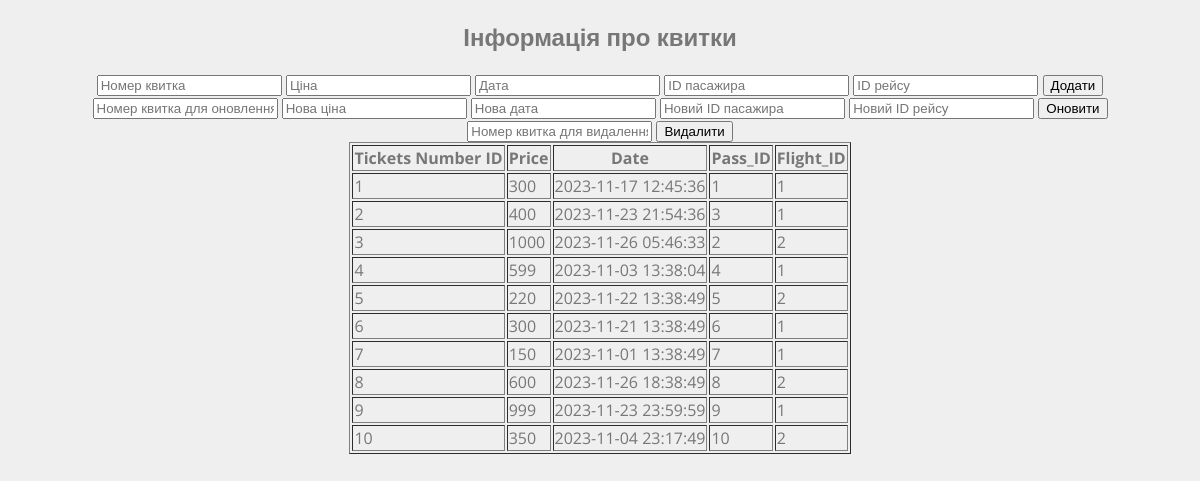
/tickets.php, run on the app's committed database.
### tables this page shows
CREATE TABLE `tickets` (
  `number` bigint(20) UNSIGNED NOT NULL,
  `price` bigint(200) NOT NULL,
  `date` datetime NOT NULL,
  `pass_id` bigint(20) UNSIGNED NOT NULL,
  `flight_id` bigint(20) UNSIGNED NOT NULL
);

### tickets.php (the view, shortened to what this page needs)
<!DOCTYPE html>
<html>
<head>
	<link href="css/style.css" media="screen" rel="stylesheet">
</head>
<body>
    <center>
        <h2>Інформація про квитки</h2>
        <form method="POST">
            <input type="text" name="number" placeholder="Номер квитка" required>
            <input type="text" name="price" placeholder="Ціна" required>
            <input type="text" name="date" placeholder="Дата" required>
            <input type="text" name="pass_id" placeholder="ID пасажира" required>
            <input type="text" name="flight_id" placeholder="ID рейсу" required>
            <input type="submit" name="insert" value="Додати">
        </form>
        <form method="POST">
            <input type="text" name="number" placeholder="Номер квитка для оновлення" required>
            <input type="text" name="price" placeholder="Нова ціна" required>
            <input type="text" name="date" placeholder="Нова дата" required>
            <input type="text" name="pass_id" placeholder="Новий ID пасажира" required>
            <input type="text" name="flight_id" placeholder="Новий ID рейсу" required>
            <input type="submit" name="update" value="Оновити">
        </form>
        <form method="POST">
            <input type="text" name="number" placeholder="Номер квитка для видалення" required>
            <input type="submit" name="delete" value="Видалити">
        </form>
        <?php
        require_once 'connection.php';
        try {
            $dsn = "mysql:host=$db_hostname;dbname=$db_database;charset=utf8mb4";
            $pdo = new PDO($dsn, $db_username, $db_password);
            $pdo->setAttribute(PDO::ATTR_ERRMODE, PDO::ERRMODE_EXCEPTION);
            $query = "SELECT * FROM tickets";
            $statement = $pdo->query($query);
            echo "<table border='1'>";
            echo "<tr><th>Tickets Number ID</th><th>Price</th><th>Date</th><th>Pass_ID</th><th>Flight_ID</th></tr>";
            while ($row = $statement->fetch(PDO::FETCH_ASSOC)) {
                echo "<tr>";
                echo "<td>".$row["number"]."</td><td>".$row["price"]."</td><td>".$row["date"]."</td><td>".$row["pass_id"]."</td><td>".$row["flight_id"]."</td>";
                echo "</tr>";
            }
            echo "</table>";
        } catch (PDOException $e) {
            die("Помилка: " . $e->getMessage());
        }
        ?>
    </center>
</body>
</html>

### css/style.css (style rules this page uses)
body { background: #efefef; font-family: 'Open Sans', sans-serif; color: #777; }

### data on the page
tickets: number "1", price "300", date "2023-11-17 12:45:36", pass "1", flight "1"
tickets: number "2", price "400", date "2023-11-23 21:54:36", pass "3", flight "1"
tickets: number "3", price "1000", date "2023-11-26 05:46:33", pass "2", flight "2"
tickets: number "4", price "599", date "2023-11-03 13:38:04", pass "4", flight "1"
tickets: number "5", price "220", date "2023-11-22 13:38:49", pass "5", flight "2"
tickets: number "6", price "300", date "2023-11-21 13:38:49", pass "6", flight "1"
tickets: number "7", price "150", date "2023-11-01 13:38:49", pass "7", flight "1"
tickets: number "8", price "600", date "2023-11-26 18:38:49", pass "8", flight "2"
tickets: number "9", price "999", date "2023-11-23 23:59:59", pass "9", flight "1"
tickets: number "10", price "350", date "2023-11-04 23:17:49", pass "10", flight "2"
